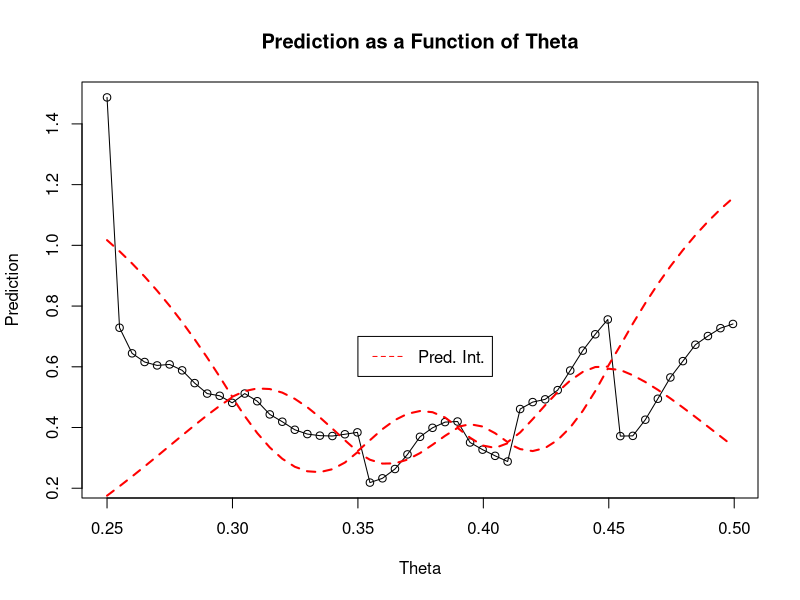
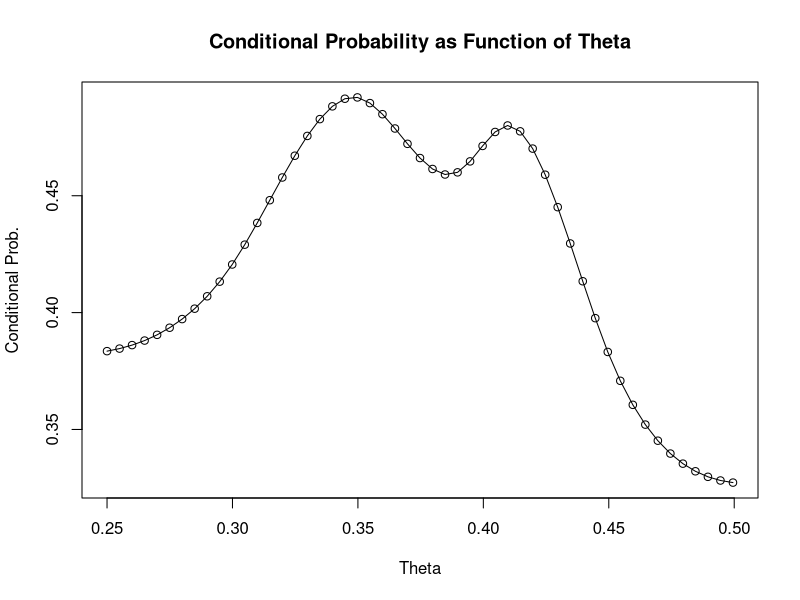
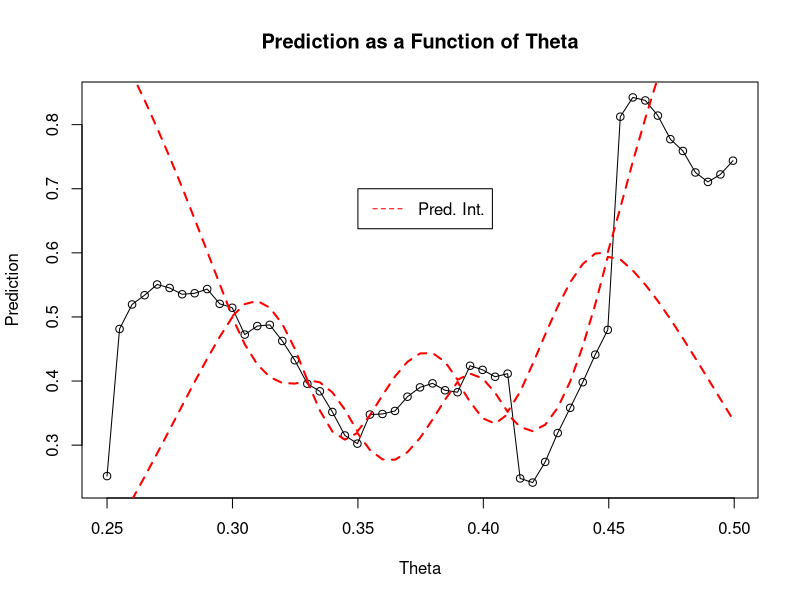
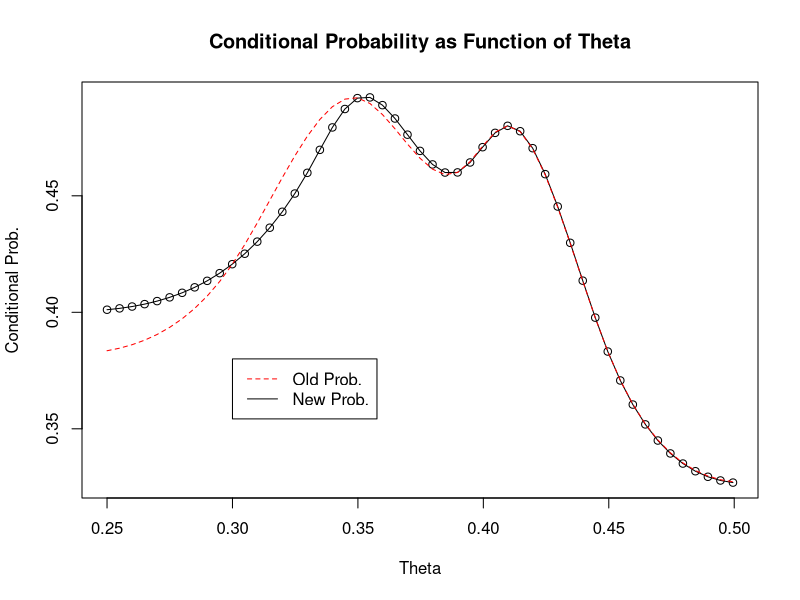

Source code (R) for these figures, in order:
# Task 2a)
# Define a regular grid of parameter values from θ = 0.25 to θ = 0.50, 
# with spacing 0.005 (n= 51 grid points).
# Construct the mean vector and the covariance matrices required to 
# compute the conditional mean and covariance matrix of the process 
# at the 51 grid points conditional on the five evaluation points.  
# Display the prediction as a function of θ, along with 90% prediction intervals.

theta_0 <- 0.25
theta_1 <- 0.50
mean <- 0.5
sigma <- 0.5

# Make grid of parameters. 
theta <- seq(theta_0, theta_1, by = 0.00499) # Var is not positive definite with 0.005. 

# Observed points.
x_B <- c(0.5, 0.32, 0.40, 0.35, 0.60)
nodes <- c(0.30, 0.35, 0.39, 0.41, 0.45)

# Build distance matrices.
H_A <- as.matrix(dist(theta, diag = TRUE))
H_B <- as.matrix(dist(nodes, diag = TRUE))

H_AB <- matrix(nrow = length(theta), ncol = length(nodes))

for (i in 1:length(theta)){
  for (j in 1:length(x_B)){
    H_AB[i,j] = dist(rbind(as.matrix(theta[i]),as.matrix(nodes[j])))
  }
}

# Covariance matrices.
Sigma_A <- sigma**2*(1+15*H_A)*exp(-15*H_A)
Sigma_B <- sigma**2*(1+15*H_B)*exp(-15*H_B)
Sigma_AB <- sigma**2*(1+15*H_AB)*exp(-15*H_AB)

# Mean of values values from Gaussian process on grid.
mu_A <- rep(mean, length(theta))
mu_B <- rep(mean, length(x_B)) 

E <- mu_A + Sigma_AB %*% solve(Sigma_B) %*% (x_B - mu_B)
Var <- Sigma_A - Sigma_AB %*% solve(Sigma_B) %*% t(Sigma_AB)

# Draw values from the conditional multivariate Gaussian.
L <- chol(Var)
z_vec <- rep(0, length(theta))
for (i in 1:length(theta)){
  z_vec[i] <- rnorm(1)
}
x_A <- E + L %*% z_vec

# Plot the prediction and the 90% prediction interval.
plot(theta, x_A, main = "Prediction as a Function of Theta", ylab = "Prediction", xlab = "Theta")
lines(theta, x_A)
lines(theta, E + 1.64*sqrt(diag(Var)), col = "red", lwd = 2, "l", lty = 2)
lines(theta, E - 1.64*sqrt(diag(Var)), col = "red", lwd = 2, "l", lty= 2)
legend(0.35,0.7, legend=c("Pred. Int."), col=c("red"), lty=2)#, cex=0.8)

#2 b): Probabilities.
library("expm")
y <- rep(0.30, length(theta))
stand <- (Var %^% -0.5)%*%(y-E)
prob <- pnorm(stand)
plot(theta, prob, main = "Conditional Probability as Function of Theta", ylab = "Conditional Prob.", xlab = "Theta")
lines(theta, prob)

# 2 c): Add new point and run again. 
# Observed points.
x_B <- c(0.5, 0.32, 0.40, 0.35, 0.60, 0.40)
nodes <- c(0.30, 0.35, 0.39, 0.41, 0.45, 0.33)

# Compute everything again.
# Build distance matrices.
H_A <- as.matrix(dist(theta, diag = TRUE))
H_B <- as.matrix(dist(nodes, diag = TRUE))

H_AB <- matrix(nrow = length(theta), ncol = length(nodes))

for (i in 1:length(theta)){
  for (j in 1:length(x_B)){
    H_AB[i,j] = dist(rbind(as.matrix(theta[i]),as.matrix(nodes[j])))
  }
}

# Covariance matrices.
Sigma_A <- sigma**2*(1+15*H_A)*exp(-15*H_A)
Sigma_B <- sigma**2*(1+15*H_B)*exp(-15*H_B)
Sigma_AB <- sigma**2*(1+15*H_AB)*exp(-15*H_AB)

# Mean of values values from Gaussian process on grid.
mu_A <- rep(mean, length(theta))
mu_B <- rep(mean, length(x_B)) 

E <- mu_A + Sigma_AB %*% solve(Sigma_B) %*% (x_B - mu_B)
Var <- Sigma_A - Sigma_AB %*% solve(Sigma_B) %*% t(Sigma_AB)

# Draw values from the conditional multivariate Gaussian.
L <- chol(Var)
z_vec <- rep(0, length(theta))
for (i in 1:length(theta)){
  z_vec[i] <- rnorm(1)
}
x_A <- E + L %*% z_vec

# Plot the prediction and the 90% prediction interval.
plot(theta, x_A, main = "Prediction as a Function of Theta", ylab = "Prediction", xlab = "Theta")
lines(theta, x_A)
lines(theta, E + 1.64*sqrt(diag(Var)), col = "red", lwd = 2, "l", lty = 2)
lines(theta, E - 1.64*sqrt(diag(Var)), col = "red", lwd = 2, "l", lty= 2)
legend(0.35,0.7, legend=c("Pred. Int."), col=c("red"), lty=2)#, cex=0.8)


# Probabilities.
y <- rep(0.30, length(theta))
stand <- (Var %^% -0.5)%*%(y-E)
prob2 <- pnorm(stand)
plot(theta, prob2, main = "Conditional Probability as Function of Theta", ylab = "Conditional Prob.", xlab = "Theta")
lines(theta, prob2)
lines(theta, prob, col = "red", lty = 2)
legend(0.30, 0.38, c("Old Prob.", "New Prob."), col = c("red", "black"), lty=2:1)
